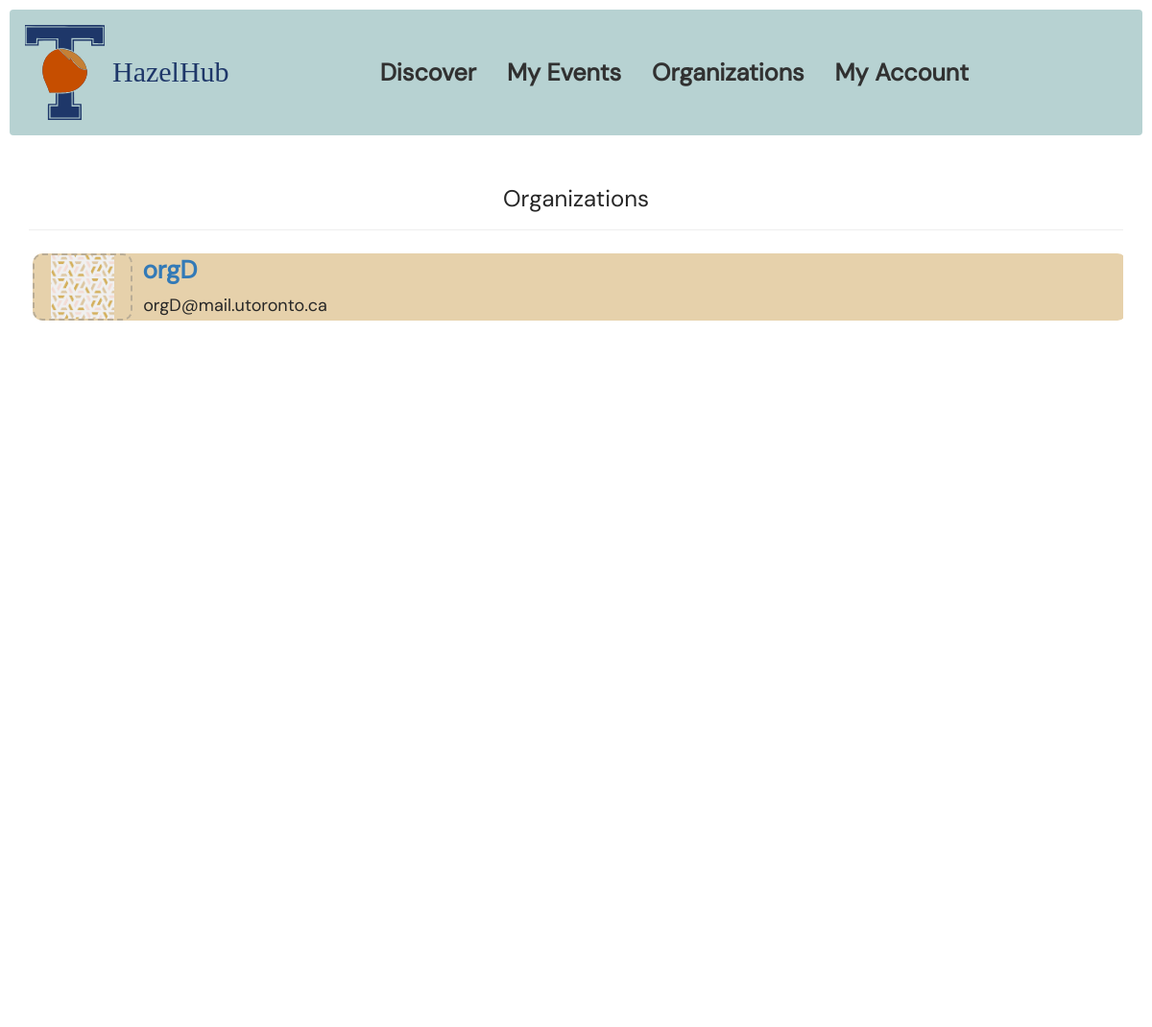
The page /organizer/list on the database as committed earlier.
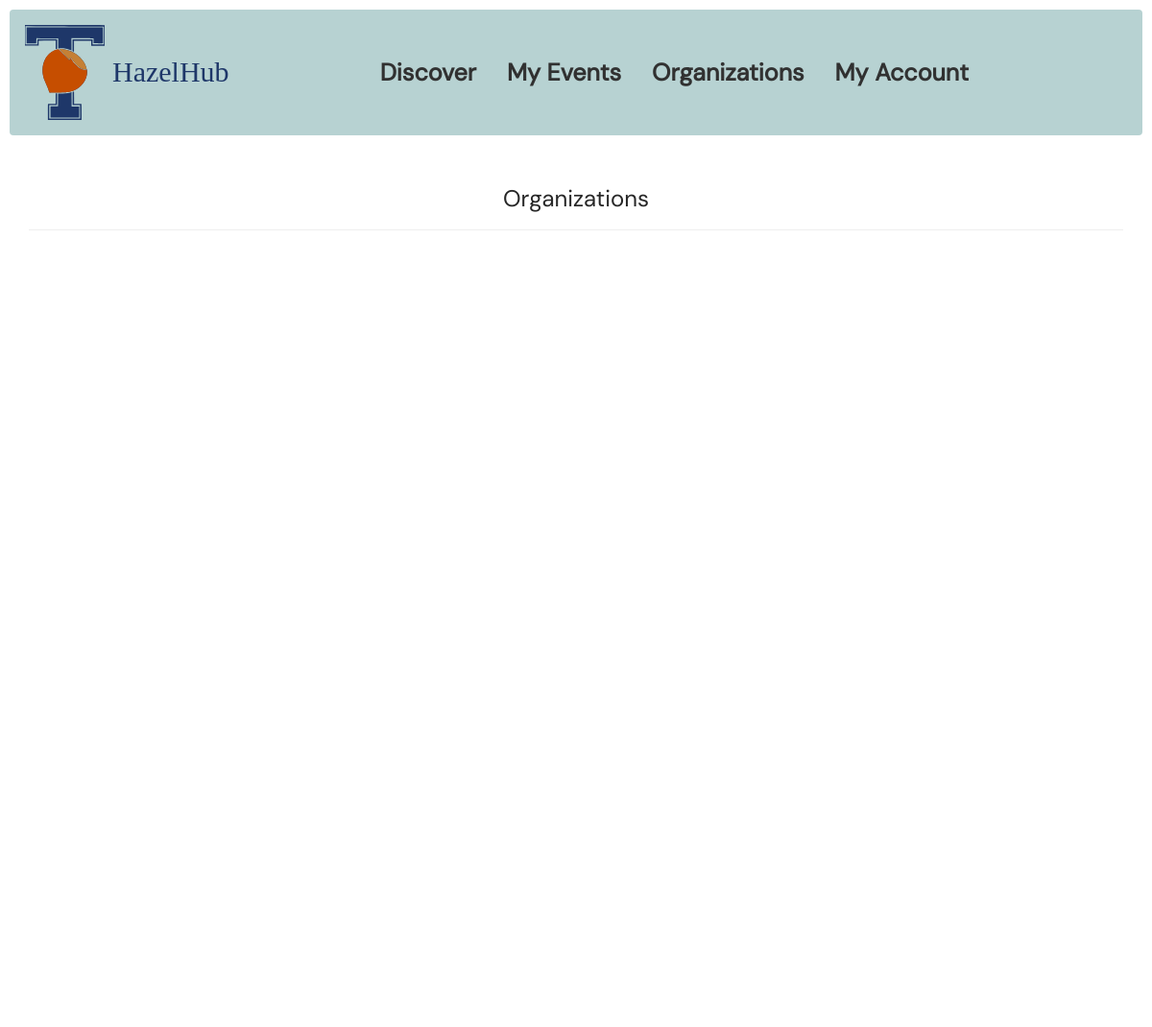
The same page on the database as committed later.
### app/models.py (models this page shows, shortened)
class Organizer(UserMixin, db.Model):
    __tablename__ = "organizers"
    id = db.Column(db.String(255), primary_key=True)
    role = "organizer"
    organizer_name: Mapped[str] = mapped_column(String(30), nullable=False)
    organizer_email: Mapped[str] = mapped_column(String(30), unique=True, nullable=False)
    password = db.Column(db.String(255), nullable=False)
    description: Mapped[str] = mapped_column(String(10000), nullable=True)
    image_link: Mapped[str] = mapped_column(String(1000), nullable=True)
    campus: Mapped[str] = mapped_column(String(5), nullable=True)
    website: Mapped[str] = mapped_column(String(30), nullable=True)
    instagram: Mapped[str] = mapped_column(String(30), nullable=True)
    linkedin: Mapped[str] = mapped_column(String(30), nullable=True)
    events: Mapped[List[Event]] = relationship(
        secondary=OrganizerEvents, back_populates="organizers"
    )
    interests: Mapped[List[Interest]] = relationship(
        secondary=OrganizerInterests, back_populates="organizers"
    )

### app/main/organizers/routes.py (the view)
@organizers_blueprint.route("/organizer/list", methods=["GET"])
def organizer_list():
    organizers = Organizer.query.all()
    if organizers is not None:
        return render_template(
            "organizerDashboard.html",
            name=session.get("organization_name", "Stranger"),
            organizers=organizers,
        )

### app/templates/organizerDashboard.html (shortened to what this page needs)
{% extends "base.html" %}
{% block page_content %}
<div>
    <div class="page-header">
        <h1>Organizations</h1>
    </div>
    <link rel="stylesheet" href="{{ url_for('static', filename='css/my-events.css') }}" />
    <div class="my-events-container">
        <div class="main">
            {% for organizer in organizers %}
                <a href="{{ url_for('organizers.organizer_details', organizer_id=organizer.id) }}">
                    <div class="event-row-component-container event-row-component-root-class-name">
                        <a href="{{ url_for('organizers.organizer_details', organizer_id=organizer.id) }}" class="event-row-component-navlink">
                            <img alt="image_alt3" src="{{ organizer.image_link }}" onerror="this.onerror=null; this.src='/static/assets/26126.jpg'" class="event-row-component-image" />
                        </a>
                        <div class="event-row-component-container1">
                            <a href="{{ url_for('organizers.organizer_details', organizer_id=organizer.id) }}" class="event-row-component-navlink1">
                                <span>{{ organizer.organizer_name }}</span>
                            </a>
                            <span class="event-row-component-text">
                            <span>{{ organizer.organizer_email }}</span>
                            </span>
                        </div>
                    </div>
                </a>
        {% endfor %}
        </div>
    </div>
</div>
{% endblock %}

Rows that differ between the two databases and show on the page:
removed Organizer: organizer_name "orgD", organizer_email "orgD@mail.utoronto.ca"
